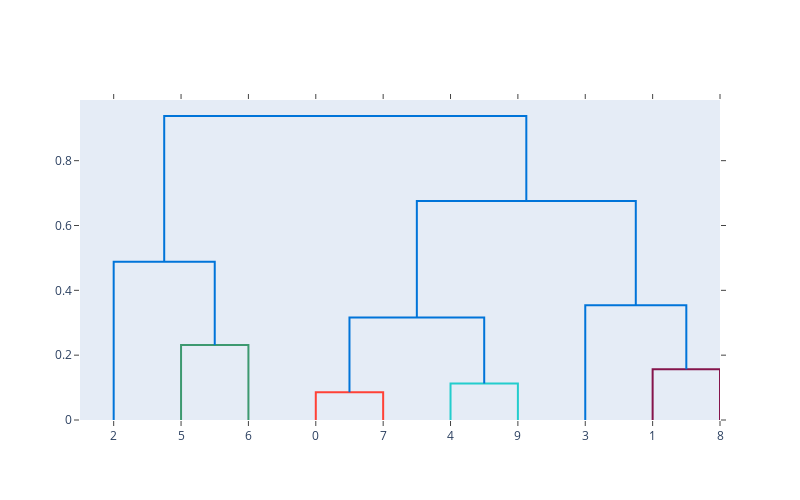

Here is the notebook cell this chart was saved with:
### Code cell
fig = ff.create_dendrogram(X, color_threshold = 0.25)
fig.update_layout(width=800, height=500)
fig.show()

### Figure 1 — Plotly figure (JSON) as saved in the notebook; plotly's stock layout.template omitted (floating-point values rounded to 4 significant figures)
{"data": [{"hoverinfo": "text", "marker": {"color": "rgb(61,153,112)"}, "mode": "lines", "type": "scatter", "x": [15, 15, 25, 25], "xaxis": "x", "y": [0, 0.2313, 0.2313, 0], "yaxis": "y"}, {"hoverinfo": "text", "marker": {"color": "rgb(0,116,217)"}, "mode": "lines", "type": "scatter", "x": [5, 5, 20, 20], "xaxis": "x", "y": [0, 0.488, 0.488, 0.2313], "yaxis": "y"}, {"hoverinfo": "text", "marker": {"color": "rgb(255,65,54)"}, "mode": "lines", "type": "scatter", "x": [35, 35, 45, 45], "xaxis": "x", "y": [0, 0.08561, 0.08561, 0], "yaxis": "y"}, {"hoverinfo": "text", "marker": {"color": "rgb(35,205,205)"}, "mode": "lines", "type": "scatter", "x": [55, 55, 65, 65], "xaxis": "x", "y": [0, 0.1129, 0.1129, 0], "yaxis": "y"}, {"hoverinfo": "text", "marker": {"color": "rgb(0,116,217)"}, "mode": "lines", "type": "scatter", "x": [40, 40, 60, 60], "xaxis": "x", "y": [0.08561, 0.3159, 0.3159, 0.1129], "yaxis": "y"}, {"hoverinfo": "text", "marker": {"color": "rgb(133,20,75)"}, "mode": "lines", "type": "scatter", "x": [85, 85, 95, 95], "xaxis": "x", "y": [0, 0.1566, 0.1566, 0], "yaxis": "y"}, {"hoverinfo": "text", "marker": {"color": "rgb(0,116,217)"}, "mode": "lines", "type": "scatter", "x": [75, 75, 90, 90], "xaxis": "x", "y": [0, 0.3542, 0.3542, 0.1566], "yaxis": "y"}, {"hoverinfo": "text", "marker": {"color": "rgb(0,116,217)"}, "mode": "lines", "type": "scatter", "x": [50, 50, 82.5, 82.5], "xaxis": "x", "y": [0.3159, 0.6758, 0.6758, 0.3542], "yaxis": "y"}, {"hoverinfo": "text", "marker": {"color": "rgb(0,116,217)"}, "mode": "lines", "type": "scatter", "x": [12.5, 12.5, 66.25, 66.25], "xaxis": "x", "y": [0.488, 0.9378, 0.9378, 0.6758], "yaxis": "y"}], "layout": {"autosize": false, "height": 500, "hovermode": "closest", "showlegend": false, "width": 800, "xaxis": {"mirror": "allticks", "rangemode": "tozero", "showgrid": false, "showline": true, "showticklabels": true, "tickmode": "array", "ticks": "outside", "ticktext": ["2", "5", "6", "0", "7", "4", "9", "3", "1", "8"], "tickvals": [5, 15, 25, 35, 45, 55, 65, 75, 85, 95], "type": "linear", "zeroline": false}, "yaxis": {"mirror": "allticks", "rangemode": "tozero", "showgrid": false, "showline": true, "showticklabels": true, "ticks": "outside", "type": "linear", "zeroline": false}}}
